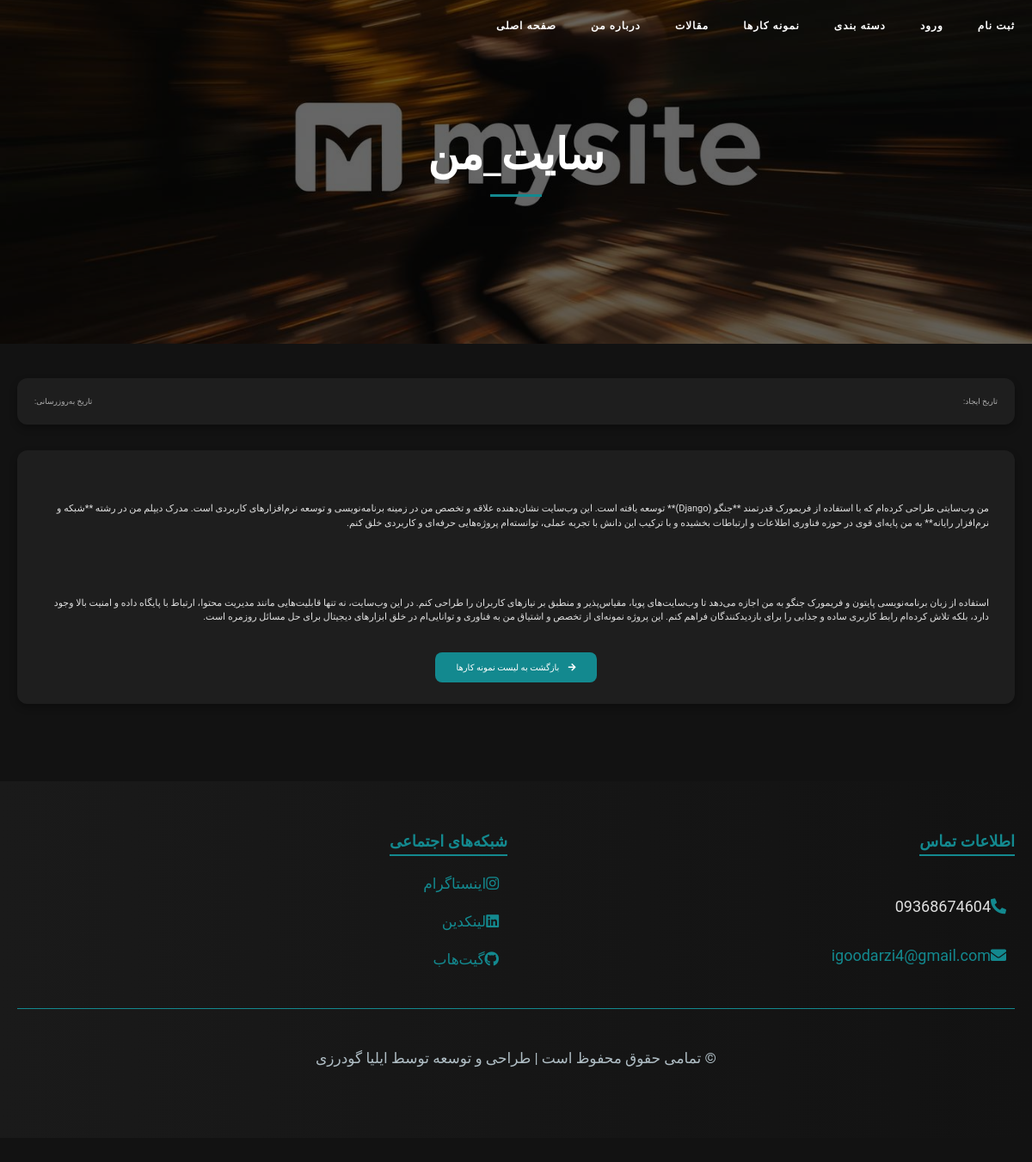
The app's page /resume/resume/My_Site/ with its own data.
### resume/models.py (models this page shows, shortened)
class Resume(models.Model):
    title = models.CharField(max_length=200)
    slug = models.SlugField(unique=True, blank=True)  # Add this line
    content = RichTextField(blank=True , null=True)
    category = models.ForeignKey(CategoryResume, on_delete=models.CASCADE, related_name='resumes')
    created_at = models.DateTimeField(auto_now_add=True)
    updated_at = models.DateTimeField(auto_now=True)
    image_one = models.ImageField(upload_to='resume/%Y/%m/%d', blank=True)
    views = models.PositiveIntegerField(default=0)
    skills = models.ManyToManyField('Skill', related_name='resumes', blank=True)  # Add this line
    def get_persian_date(self):
        persian_date = jdatetime.datetime.fromgregorian(datetime=self.created_at)
        return persian_date.strftime('%Y/%m/%d')

### site_info/models.py (models this page shows, shortened)
class SiteInfo(models.Model):
    name = models.CharField(max_length=255, verbose_name="نام سایت")
    description = models.TextField(blank=True, null=True, verbose_name="توضیحات")
    image = models.ImageField(upload_to='logo/%Y/%m/%d', blank=True)
    phone = models.CharField(max_length=20, blank=True, null=True, verbose_name="شماره تلفن")
    email = models.EmailField(max_length=254, blank=True, null=True, verbose_name="ایمیل")
    x = models.URLField(blank=True, null=True, verbose_name="لینک ایکس")
    instagram = models.URLField(blank=True, null=True, verbose_name="لینک اینستاگرام")
    linkedin = models.URLField(blank=True, null=True, verbose_name="لینک لینکدین")
    youtube = models.URLField(blank=True, null=True, verbose_name="لینک یوتیوب")
    github = models.URLField(blank=True, null=True, verbose_name="لینک گیت هاب")
    created_at = models.DateTimeField(auto_now_add=True, verbose_name='تاریخ ایجاد')
    updated_at = models.DateTimeField(auto_now=True, verbose_name='تاریخ آخرین بروزرسانی')
    class Meta:
        verbose_name = "تنظیمات سایت"
        verbose_name_plural = "تنظیمات سایت"
        ordering = ['-created_at']
    @classmethod
    def get_info(cls):
        return cls.objects.first()

### resume/views.py (the view)
# urls.py: path('resume/<slug:slug>/', views.ResumeDetailView.as_view(), name='resume_detail'),
class ResumeDetailView(View):
    def get(self, request, slug):
        resume = get_object_or_404(Resume, slug=slug)
        resume.views += 1
        resume.save()  # اصلاح شده: اضافه کردن پرانتز برای فراخوانی متد save
        context = {
            'resume': resume
        }
        return render(request, 'resume/resume_detail.html', context)

### site_info/context_processors.py (called while the page is built)
def site_info(request):
    return {
        'site_info': SiteInfo.get_info(),
    }

### resume/templates/resume/resume_detail.html (shortened to what this page needs)
{% extends 'home/base.html' %}
{% load static %}
{% block content %}
<header class="resume-page-header" style="background-image: url('{{ resume.image_one.url }}');" >
    <div class="resume-header-container">
        <div class="resume-header-row">
            <div class="resume-header-content">
                <div class="resume-title-wrapper">
                    <h1 class="resume-main-title">{{ resume.title }}</h1>
                    <hr class="resume-title-divider">
                </div>
            </div>
        </div>
    </div>
</header>
<main class="resume-main-container">
    <section class="resume-info-header">
        <div class="resume-info-metadata">
            <span class="resume-date-label">تاریخ ایجاد: {{ resume.get_persian_date }}</span>
            <span class="resume-date-label">تاریخ به‌روزرسانی: {{ resume.get_persian_date }}</span>
        </div>
    </section>
    <section class="resume-content-section">
        <article class="resume-description-content">
            {{ resume.content|safe }}
        </article>
        <nav class="resume-navigation-container">
            <a href="{% url 'resume_list' %}" class="resume-back-link">
                <i class="fas fa-arrow-right"></i> بازگشت به لیست نمونه کارها
            </a>
        </nav>
    </section>
</main>
{% endblock %}

### home/templates/home/footer.html (shortened to what this page needs)
<footer class="footer-section">
    <div class="footer-container">
        <div class="footer-row">
            <div class="footer-column contact-column">
                <h4 class="footer-title">اطلاعات تماس</h4>
                <div class="contact-details">
                    <p class="contact-info">
                        <i class="fas fa-phone-alt"></i>{{ site_info.phone }}
                    </p>
                    <p class="contact-info">
                        <i class="fas fa-envelope"></i>
                        <a href="mailto:{{ site_info.email }}" class="contact-link">{{ site_info.email }}</a>
                    </p>
                </div>
            </div>
            <div class="footer-column social-column">
                <h4 class="footer-title">شبکه‌های اجتماعی</h4>
                <ul class="social-list">
                    {% if site_info.instagram %}
                        <li class="social-item">
                            <a href="{{ site_info.instagram }}" target="_blank" class="social-anchor">
                                <i class="fab fa-instagram"></i> اینستاگرام
                            </a>
                        </li>
                    {% endif %}
                    {% if site_info.linkedin %}
                        <li class="social-item">
                            <a href="{{ site_info.linkedin }}" target="_blank" class="social-anchor">
                                <i class="fab fa-linkedin"></i> لینکدین
                            </a>
                        </li>
                    {% endif %}
                    {% if site_info.github %}
                        <li class="social-item">
                            <a href="{{ site_info.github }}" target="_blank" class="social-anchor">
                                <i class="fab fa-github"></i> گیت‌هاب
                            </a>
                        </li>
                    {% endif %}
                </ul>
            </div>
        </div>
        <div class="footer-bottom">
            <p class="copyright-text">© {{ current_year }} تمامی حقوق محفوظ است | طراحی و توسعه توسط ایلیا گودرزی</p>
        </div>
    </div>
</footer>

### static/css/blog_detail.css (style rules this page uses)
body { margin: 0; padding: 0; font-family: 'Vazir', 'Arial', sans-serif; background-color: #000; color: #fff; line-height: 1.8; direction: rtl; }

### static/css/blog_b.css (style rules this page uses)
body { background-color: #121212; color: #13898f; font-family: 'Roboto', sans-serif; line-height: 1.6; }

### static/css/category.css (style rules this page uses)
body { font-family: 'Roboto', sans-serif; background-color: #121212; color: #e0e0e0; margin: 0; padding: 0; }

### static/css/category_detail.css (style rules this page uses)
body { font-family: 'Roboto', sans-serif; background-color: #121212; color: #e0e0e0; margin: 0; padding: 0; }

### static/css/about_a.css (style rules this page uses)
body { font-family: 'Arial', sans-serif; line-height: 1.6; margin: 0; padding: 0; background-color: #000000; color: #ffffff; }

### static/css/footers.css (style rules this page uses)
.footer-section { background: linear-gradient(to right, #1a1a1a, #121212); color: #e0e0e0; padding: 50px 20px; font-family: 'Roboto', sans-serif; }
.footer-container { max-width: 1200px; margin: 0 auto; }
.footer-row { display: flex; flex-wrap: wrap; justify-content: space-between; gap: 20px; }
.footer-column { flex: 1; min-width: 250px; }
.footer-title { font-size: 1.8rem; margin-bottom: 15px; color: #13898f; border-bottom: 2px solid #13898f; display: inline-block; padding-bottom: 5px; }
.contact-details, .social-list { line-height: 2; }
.contact-info, .social-item { font-size: 1.8rem; margin-bottom: 10px; display: flex; align-items: center; }
.contact-info i, .social-anchor i { margin-right: 10px; color: #13898f; }
.contact-link, .social-anchor { color: #13898f; text-decoration: none; transition: color 0.3s ease; }
.social-list { list-style: none; padding: 0; margin: 0; }
.social-item { margin-bottom: 10px; }
.social-anchor { font-size: 1.7rem; text-decoration: none; display: flex; align-items: center; transition: all 0.3s ease-in-out; }
.footer-bottom { text-align: center; margin-top: 30px; padding-top: 15px; border-top: 1px solid #13898f; font-size: 1.7rem; color: #b0bec5; }

### static/css/resume_details.css (style rules this page uses)
body { background-color: #121212; color: #e0e0e0; font-family: 'Vazir', 'Roboto', sans-serif; line-height: 1.8; margin: 0; padding: 0; }
.resume-page-header { background-size: cover; background-position: center; height: 400px; display: flex; align-items: center; justify-content: center; position: relative; overflow: hidden; }
.resume-page-header::before { content: ''; position: absolute; top: 0; left: 0; right: 0; bottom: 0; background: rgba(0, 0, 0, 0.6); }
.resume-header-container { position: relative; z-index: 1; text-align: center; color: #fff; }
.resume-main-title { font-size: 5rem; margin: 0; font-weight: bold; }
.resume-title-divider { width: 60px; height: 3px; background-color: #13898f; border: none; margin: 20px auto; }
.resume-main-container { max-width: 1200px; margin: 40px auto; padding: 0 20px; }
.resume-info-header { background-color: #1e1e1e; padding: 20px; border-radius: 12px; margin-bottom: 30px; box-shadow: 0 4px 8px rgba(0, 0, 0, 0.3); }
.resume-info-metadata { display: flex; justify-content: space-between; font-size: 0.9rem; color: #b0b0b0; }
.resume-date-label { margin: 0; }
.resume-content-section { background-color: #1e1e1e; padding: 30px; border-radius: 12px; box-shadow: 0 4px 8px rgba(0, 0, 0, 0.3); }
.resume-description-content { font-size: 1.1rem; line-height: 1.8; color: #e0e0e0; }
.resume-navigation-container { margin-top: 30px; text-align: center; }
.resume-back-link { background-color: #13898f; color: #fff; padding: 12px 24px; border-radius: 8px; text-decoration: none; font-size: 1rem; transition: background-color 0.3s ease-in-out; }
.resume-back-link i { margin-left: 8px; }

### static/css/resume_list.css (style rules this page uses)
body { background-color: #121212; color: #13898f; font-family: 'Roboto', sans-serif; line-height: 1.6; }

### records on screen
Resume: image_one (picture), title "سایت_من", content "من وب‌سایتی طراحی کرده‌ام که با استفاده از فریمورک قدرتمند **جنگو (Django)** توسعه یافته است. این وب‌سایت نشان‌دهنده علاقه و تخصص من در زمینه برنامه‌نویسی و توسعه نرم‌افزارهای کاربردی است. مدرک دیپلم من در رشته **شبکه و نرم‌افزار رایانه** به من پایه‌ای قوی در حوزه فناوری اطلاعات و ارتباطات بخشیده و با ترکیب این دانش با تجربه عملی، توانسته‌ام پروژه‌هایی حرفه‌ای و کاربردی خلق کنم. استفاده از زبان برنامه‌نویسی پایتون و فریمورک جنگو به من اجازه می‌دهد تا وب‌سایت‌های پویا، مقیاس‌پذیر و منطبق بر نیازهای کاربران را طراحی کنم. در این وب‌سایت، نه تنها قابلیت‌هایی مانند مدیریت محتوا، ارتباط با پایگاه داده و امنیت بالا وجود دارد، بلکه تلاش کرده‌ام رابط کاربری ساده و جذابی را برای بازدیدکنندگان فراهم…"
SiteInfo: phone "09368674604", email "igoodarzi4@gmail.com"
